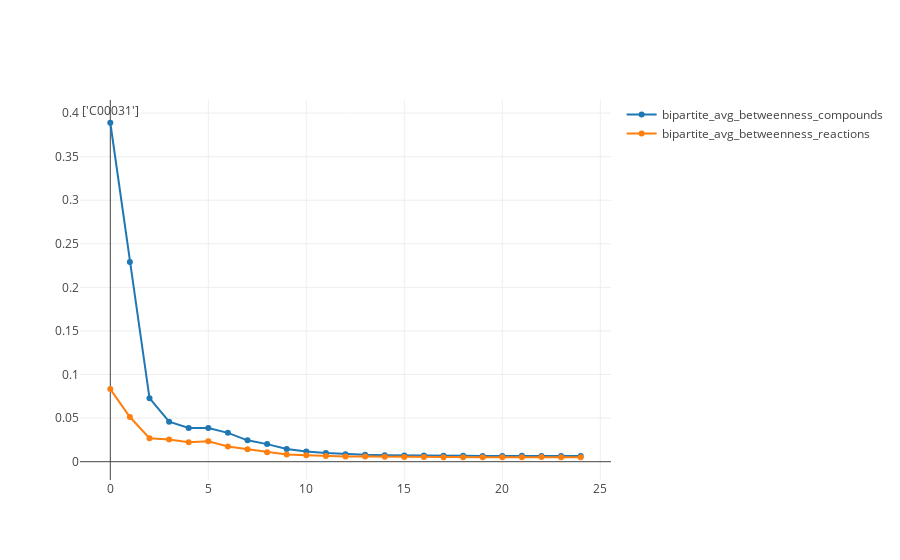

Notebook code for this chart:
### Code cell
cool_plots(glucose_df,'bipartite_avg_betweenness_compounds','bipartite_avg_betweenness_reactions')

### Figure 1 — Plotly figure (JSON) as saved in the notebook; plotly's stock layout.template omitted (floating-point values rounded to 4 significant figures)
{"data": [{"mode": "lines+markers+text", "name": "bipartite_avg_betweenness_compounds", "text": ["['C00031']", null, null, null, null, null, null, null, null, null, null, null, null, null, null, null, null, null, null, null, null, null, null, null, null], "textposition": "top center", "type": "scatter", "x": [0, 1, 2, 3, 4, 5, 6, 7, 8, 9, 10, 11, 12, 13, 14, 15, 16, 17, 18, 19, 20, 21, 22, 23, 24], "y": [0.3889, 0.2292, 0.07294, 0.04582, 0.03872, 0.03861, 0.03312, 0.02452, 0.02019, 0.01447, 0.01158, 0.01005, 0.008613, 0.007981, 0.007544, 0.007173, 0.007056, 0.006866, 0.006706, 0.006613, 0.006653, 0.006698, 0.006647, 0.006615, 0.006565]}, {"mode": "lines+markers", "name": "bipartite_avg_betweenness_reactions", "type": "scatter", "x": [0, 1, 2, 3, 4, 5, 6, 7, 8, 9, 10, 11, 12, 13, 14, 15, 16, 17, 18, 19, 20, 21, 22, 23, 24], "y": [0.08333, 0.05126, 0.02694, 0.02542, 0.02219, 0.02334, 0.01739, 0.01417, 0.01092, 0.008166, 0.007351, 0.006486, 0.006072, 0.005863, 0.005613, 0.005441, 0.005275, 0.005184, 0.005111, 0.005135, 0.00513, 0.005219, 0.005256, 0.005215, 0.005221]}], "layout": {"xaxis": {"autorange": true, "range": [-1.697, 25.7], "type": "linear"}, "yaxis": {"autorange": true, "range": [-0.023, 0.417], "type": "linear"}}}
